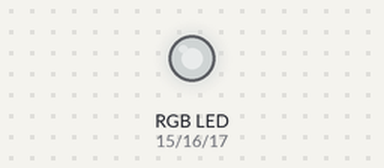
Bench run of a program on a simulated ESP32 board running MicroPython. On the bench: an RGB LED mixed from three pins (HIGH = lit). Dim RGB values are drawn brighter than linear.

Above: at 0.05 s.
At 1.85 s:
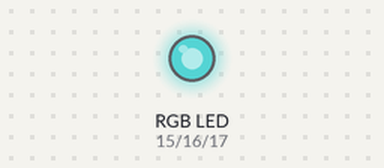
At 3.85 s:
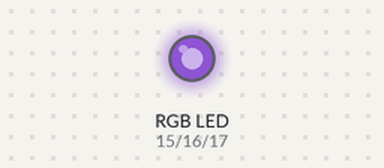
At 10.25 s:
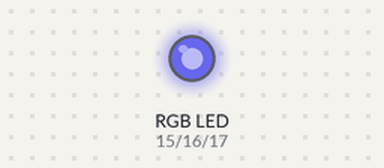
At 19.55 s:
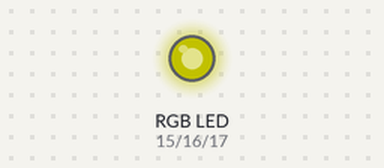
At 39.86 s:
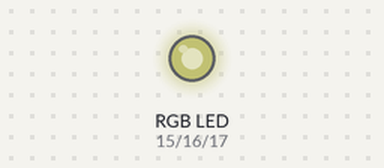
Timing chart, 0 to 40.0 s (numbered marks = the images above):
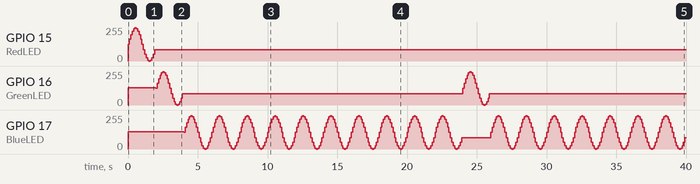

Measured:
- by itself, GPIO 15 (RedLED): 0/255 → 125/255 at 0.00 s, → 163/255 0.10 s later, → 198/255 0.10 s later, → 225/255 0.10 s later, … (20 changes in this stretch)
- by itself, GPIO 17 (BlueLED): 0/255 → 128/255 at 0.00 s, → 125/255 4.0 s later, → 163/255 0.10 s later, → 198/255 0.10 s later, … (341 changes in this stretch)

The program:

06-RGBModule.py
```python
import machine
import time
import math

RedLED=machine.Pin(15)
GreenLED=machine.Pin(16)
BlueLED=machine.Pin(17)

RedPWM = machine.PWM(RedLED, freq=1000)
GreenPWM = machine.PWM(GreenLED, freq=1000)
BluePWM = machine.PWM(BlueLED, freq=1000)

def pulse(l, t):
    for i in range(20):
        l.duty(int(math.sin(i / 10 * math.pi) * 500 + 500))
        time.sleep_ms(t)
while True:
    for i in range(100):
        pulse(RedPWM, 100)
        for j in range(50):
            pulse(GreenPWM, 100)
            for K in range(10):
                pulse(BluePWM, 100)
```
